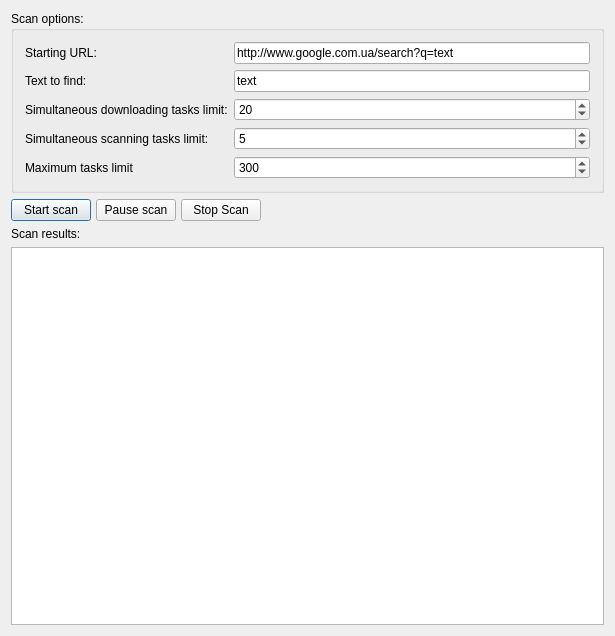
<?xml version="1.0" encoding="UTF-8"?>
<ui version="4.0">
 <class>MainWindow</class>
 <widget class="QDialog" name="MainWindow">
  <property name="geometry">
   <rect>
    <x>0</x>
    <y>0</y>
    <width>615</width>
    <height>636</height>
   </rect>
  </property>
  <property name="windowTitle">
   <string>MainWindow</string>
  </property>
  <layout class="QVBoxLayout" name="verticalLayout">
   <item>
    <widget class="QGroupBox" name="gbScanOptions">
     <property name="title">
      <string>Scan options:</string>
     </property>
     <layout class="QFormLayout" name="formLayout">
      <item row="0" column="0">
       <widget class="QLabel" name="lbStartingUrl">
        <property name="text">
         <string>Starting URL:</string>
        </property>
       </widget>
      </item>
      <item row="0" column="1">
       <widget class="QLineEdit" name="leStartingUrl">
        <property name="text">
         <string>http://www.google.com.ua/search?q=text</string>
        </property>
       </widget>
      </item>
      <item row="1" column="0">
       <widget class="QLabel" name="lbTextToFind">
        <property name="text">
         <string>Text to find:</string>
        </property>
       </widget>
      </item>
      <item row="1" column="1">
       <widget class="QLineEdit" name="leTextToFind">
        <property name="text">
         <string>text</string>
        </property>
       </widget>
      </item>
      <item row="2" column="0">
       <widget class="QLabel" name="lbDownloadingTasksLimit">
        <property name="text">
         <string>Simultaneous downloading tasks limit:</string>
        </property>
       </widget>
      </item>
      <item row="2" column="1">
       <widget class="QSpinBox" name="sbDownloadingTasksLimit">
        <property name="minimum">
         <number>1</number>
        </property>
        <property name="maximum">
         <number>100</number>
        </property>
        <property name="value">
         <number>20</number>
        </property>
       </widget>
      </item>
      <item row="3" column="0">
       <widget class="QLabel" name="lbScanningTasksLimit">
        <property name="text">
         <string>Simultaneous scanning tasks limit:</string>
        </property>
       </widget>
      </item>
      <item row="3" column="1">
       <widget class="QSpinBox" name="sbScanningTasksLimit">
        <property name="minimum">
         <number>1</number>
        </property>
        <property name="maximum">
         <number>20</number>
        </property>
        <property name="value">
         <number>5</number>
        </property>
       </widget>
      </item>
      <item row="4" column="1">
       <widget class="QSpinBox" name="sbMaximumTasksLimit">
        <property name="minimum">
         <number>20</number>
        </property>
        <property name="maximum">
         <number>100000</number>
        </property>
        <property name="singleStep">
         <number>100</number>
        </property>
        <property name="value">
         <number>300</number>
        </property>
       </widget>
      </item>
      <item row="4" column="0">
       <widget class="QLabel" name="lbMaximumTasksLimit">
        <property name="text">
         <string>Maximum tasks limit</string>
        </property>
       </widget>
      </item>
     </layout>
    </widget>
   </item>
   <item>
    <widget class="QFrame" name="frmToolbar">
     <property name="frameShape">
      <enum>QFrame::NoFrame</enum>
     </property>
     <property name="frameShadow">
      <enum>QFrame::Sunken</enum>
     </property>
     <layout class="QHBoxLayout" name="horizontalLayout">
      <property name="spacing">
       <number>5</number>
      </property>
      <property name="leftMargin">
       <number>0</number>
      </property>
      <property name="topMargin">
       <number>0</number>
      </property>
      <property name="rightMargin">
       <number>0</number>
      </property>
      <property name="bottomMargin">
       <number>0</number>
      </property>
      <item>
       <widget class="QPushButton" name="btnStartScan">
        <property name="text">
         <string>Start scan</string>
        </property>
       </widget>
      </item>
      <item>
       <widget class="QPushButton" name="btnPauseResumeScan">
        <property name="text">
         <string>Pause scan</string>
        </property>
       </widget>
      </item>
      <item>
       <widget class="QPushButton" name="btnStopScan">
        <property name="text">
         <string>Stop Scan</string>
        </property>
       </widget>
      </item>
      <item>
       <spacer name="spRightToolbarSpacer">
        <property name="orientation">
         <enum>Qt::Horizontal</enum>
        </property>
        <property name="sizeHint" stdset="0">
         <size>
          <width>40</width>
          <height>20</height>
         </size>
        </property>
       </spacer>
      </item>
     </layout>
    </widget>
   </item>
   <item>
    <widget class="QLabel" name="lbScanResults">
     <property name="text">
      <string>Scan results:</string>
     </property>
    </widget>
   </item>
   <item>
    <widget class="QTableView" name="tvScanResults">
     <attribute name="horizontalHeaderDefaultSectionSize">
      <number>120</number>
     </attribute>
     <attribute name="horizontalHeaderStretchLastSection">
      <bool>true</bool>
     </attribute>
     <attribute name="verticalHeaderDefaultSectionSize">
      <number>20</number>
     </attribute>
     <attribute name="verticalHeaderMinimumSectionSize">
      <number>20</number>
     </attribute>
    </widget>
   </item>
  </layout>
 </widget>
 <layoutdefault spacing="6" margin="11"/>
 <resources/>
 <connections>
  <connection>
   <sender>btnStartScan</sender>
   <signal>clicked()</signal>
   <receiver>MainWindow</receiver>
   <slot>startScan()</slot>
   <hints>
    <hint type="sourcelabel">
     <x>126</x>
     <y>31</y>
    </hint>
    <hint type="destinationlabel">
     <x>165</x>
     <y>144</y>
    </hint>
   </hints>
  </connection>
  <connection>
   <sender>btnPauseResumeScan</sender>
   <signal>clicked()</signal>
   <receiver>MainWindow</receiver>
   <slot>pauseResumeScan()</slot>
   <hints>
    <hint type="sourcelabel">
     <x>200</x>
     <y>157</y>
    </hint>
    <hint type="destinationlabel">
     <x>199</x>
     <y>149</y>
    </hint>
   </hints>
  </connection>
  <connection>
   <sender>btnStopScan</sender>
   <signal>clicked()</signal>
   <receiver>MainWindow</receiver>
   <slot>stopScan()</slot>
   <hints>
    <hint type="sourcelabel">
     <x>280</x>
     <y>157</y>
    </hint>
    <hint type="destinationlabel">
     <x>199</x>
     <y>149</y>
    </hint>
   </hints>
  </connection>
 </connections>
 <slots>
  <slot>startScan()</slot>
  <slot>pauseResumeScan()</slot>
  <slot>stopScan()</slot>
 </slots>
</ui>
